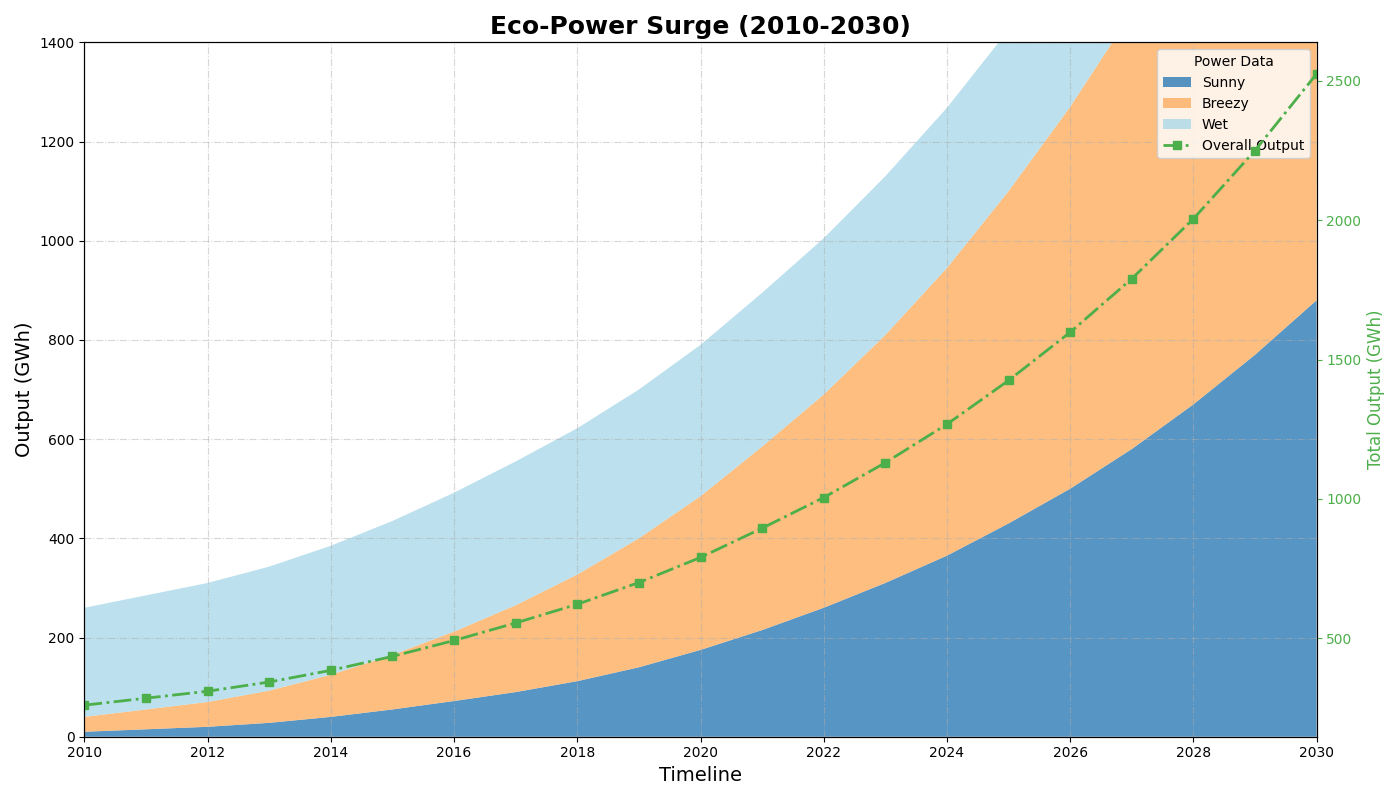

The script that drew this image:
import matplotlib.pyplot as plt
import numpy as np

years = np.arange(2010, 2031)

solar_energy = [10, 15, 20, 28, 40, 55, 72, 90, 112, 140, 175, 215, 260, 310, 365, 430, 500, 580, 670, 770, 880]
wind_energy = [30, 40, 50, 65, 85, 110, 140, 175, 215, 260, 310, 370, 430, 500, 580, 670, 770, 880, 1000, 1140, 1300]
hydro_energy = [220, 230, 240, 250, 260, 270, 280, 290, 295, 300, 305, 310, 315, 320, 323, 325, 328, 330, 335, 340, 345]

data = np.array([solar_energy, wind_energy, hydro_energy])

fig, ax = plt.subplots(figsize=(14, 8))
ax.stackplot(years, data, labels=['Sunny', 'Breezy', 'Wet'],
             colors=['#2c7bb6', '#fdae61', '#abd9e9'], alpha=0.8)

ax.set_title('Eco-Power Surge (2010-2030)', fontsize=18, fontweight='bold')
ax.set_xlabel('Timeline', fontsize=14)
ax.set_ylabel('Output (GWh)', fontsize=14)

ax.legend(title='Power Sources', loc='upper right', fontsize=10)

ax.set_xticks(np.arange(2010, 2031, 2))
ax.set_yticks(np.arange(0, 1401, 200))
ax.set_xlim(2010, 2030)
ax.set_ylim(0, 1400)

ax.grid(True, linestyle='-.', alpha=0.5)

total_production = np.sum(data, axis=0)
ax2 = ax.twinx()
ax2.plot(years, total_production, marker='s', linestyle='-.', linewidth=2, color='#4daf4a', label='Overall Output')
ax2.set_ylabel('Total Output (GWh)', fontsize=12, color='#4daf4a')
ax2.tick_params(axis='y', colors='#4daf4a')

lines, labels = ax.get_legend_handles_labels()
lines2, labels2 = ax2.get_legend_handles_labels()
ax.legend(lines + lines2, labels + labels2, loc='upper right', title='Power Data')

plt.tight_layout()
plt.show()
